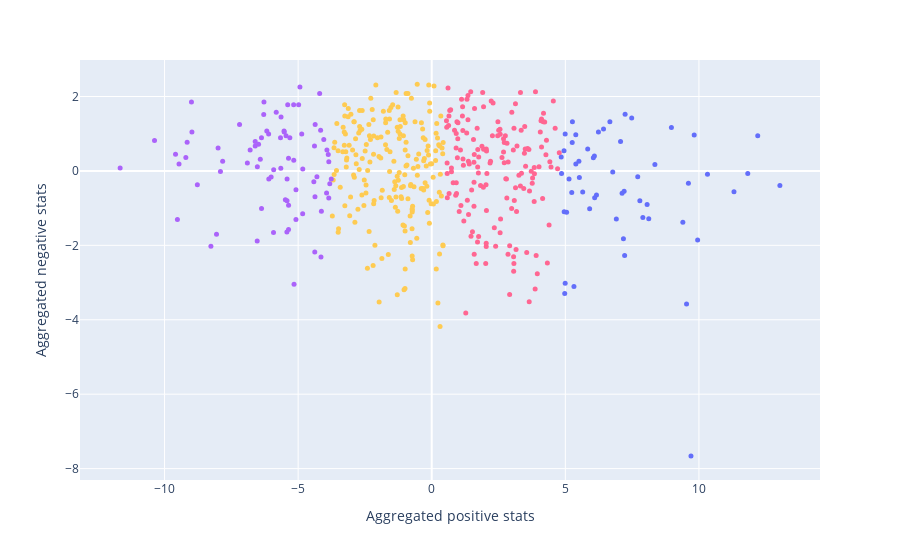

Notebook cell for this chart:
### Code cell
fig = px.scatter(data_frame=defender_score_info,x='pos_stats',y='neg_stats',
                color=labels,hover_name='Player',
                hover_data=['Squad','Comp','Nation'],
                color_continuous_scale=px.colors.qualitative.Plotly,
                labels={
                    'pos_stats':'Aggregated positive stats',
                    'neg_stats':'Aggregated negative stats'
                })

fig.update_traces(marker={'size':5})
fig.update(layout_coloraxis_showscale=False)

fig.show()

### Figure 1 — Plotly figure (JSON) as saved in the notebook; plotly's stock layout.template omitted (floating-point values rounded to 4 significant figures; data arrays with more than 128 entries replaced by an {"elided": "..."} marker saying what was removed)
{"data": [{"customdata": {"elided": "498x3 str values"}, "hovertemplate": "<b>%{hovertext}</b><br><br>Aggregated positive stats=%{x}<br>Aggregated negative stats=%{y}<br>Squad=%{customdata[0]}<br>Comp=%{customdata[1]}<br>Nation=%{customdata[2]}<br>color=%{marker.color}<extra></extra>", "hovertext": {"elided": "498 str values"}, "legendgroup": "", "marker": {"color": {"elided": "498 int values"}, "coloraxis": "coloraxis", "size": 5, "symbol": "circle"}, "mode": "markers", "name": "", "orientation": "v", "showlegend": false, "type": "scatter", "x": {"elided": "498 float values"}, "xaxis": "x", "y": {"elided": "498 float values"}, "yaxis": "y"}], "layout": {"coloraxis": {"colorbar": {"title": {"text": "color"}}, "colorscale": [[0, "#636EFA"], [0.1111, "#EF553B"], [0.2222, "#00CC96"], [0.3333, "#AB63FA"], [0.4444, "#FFA15A"], [0.5556, "#19D3F3"], [0.6667, "#FF6692"], [0.7778, "#B6E880"], [0.8889, "#FF97FF"], [1, "#FECB52"]], "showscale": false}, "legend": {"tracegroupgap": 0}, "margin": {"t": 60}, "xaxis": {"anchor": "y", "domain": [0, 1], "title": {"text": "Aggregated positive stats"}}, "yaxis": {"anchor": "x", "domain": [0, 1], "title": {"text": "Aggregated negative stats"}}}}
